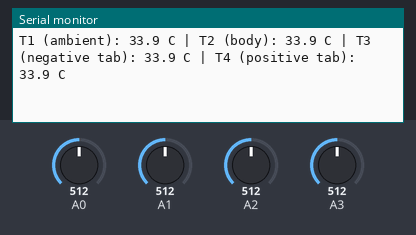
The program below on a simulated Arduino Mega 2560, built with avr-gcc and run on an emulated ATmega2560. On the bench: the last lines printed to the serial monitor. Inputs (shaded band) come from the test bench; at power-on: A2 = 512, A0 = 512, A1 = 512, A3 = 512.

Above: at 4.3 s.
4.4 s: A2 set to 758
At 5.3 s:
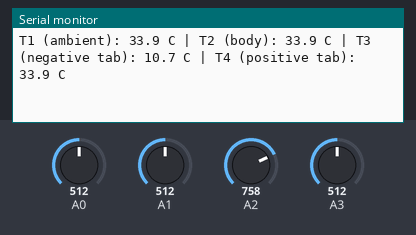
7.5 s: A2 set to 781
At 7.9 s:
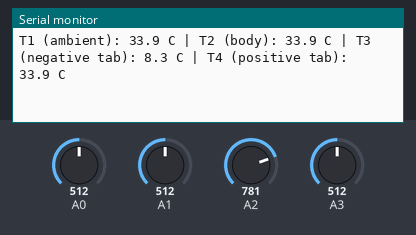
Timing chart, 0 to 10.5 s (numbered marks = the images above; inputs shaded):
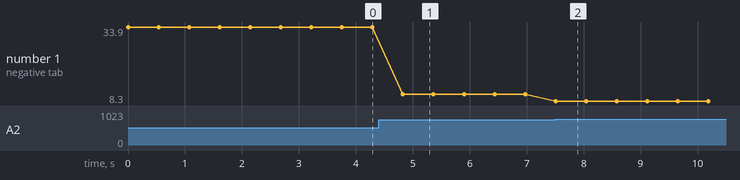

Measured:
- after the input at 4.4 s, the serial monitor: prints a new line after 0.43 s (image 1)
- after the input at 7.5 s, the serial monitor: prints a new line at once (image 2)
- plotted number 1: 33.9 → 10.7 after the input at 4.4 s, 10.7 → 8.3 after the input at 7.5 s

The program:

main.cpp
```cpp
#include <Arduino.h>
#include <math.h>

// Thermistor parameters
#define RT0 10000.0      // Resistance at 25°C (10kΩ)
#define B   3950.0       // Beta coefficient
#define R   6800.0       // Fixed resistor (6.8kΩ)
#define VCC 5.0          // Supply voltage

// Reference temperature (25°C in Kelvin)
const float T0 = 25.0 + 273.15;

// Read a thermistor and return temperature in Celsius
float readThermistor(int pin) {
  int adc = analogRead(pin);

  // Prevent divide-by-zero errors
  if (adc <= 0 || adc >= 1023) {
    return NAN;
  }

  // Voltage across thermistor
  float VRT = (VCC * adc) / 1023.0;

  // Voltage across fixed resistor
  float VR = VCC - VRT;

  // Thermistor resistance
  float RT = VRT / (VR / R);

  // Beta equation
  float lnRT = log(RT / RT0);
  float tempK = 1.0 / ((lnRT / B) + (1.0 / T0));

  // Return Celsius
  return tempK - 273.15;
}

void setup() {
  Serial.begin(9600);
}

void loop() {

  // Read all thermistors
  float T1 = readThermistor(A0);
  float T2 = readThermistor(A1);
  float T3 = readThermistor(A2);
  float T4 = readThermistor(A3);

  Serial.print("T1 (ambient): ");
  if (isnan(T1))
    Serial.print("ERR");
  else
    Serial.print(T1, 1);

  Serial.print(" C | ");

  Serial.print("T2 (body): ");
  if (isnan(T2))
    Serial.print("ERR");
  else
    Serial.print(T2, 1);

  Serial.print(" C | ");

  Serial.print("T3 (negative tab): ");
  if (isnan(T3))
    Serial.print("ERR");
  else
    Serial.print(T3, 1);

  Serial.print(" C | ");

  Serial.print("T4 (positive tab): ");
  if (isnan(T4))
    Serial.print("ERR");
  else
    Serial.print(T4, 1);

  Serial.println(" C");

  delay(500);
}
```
